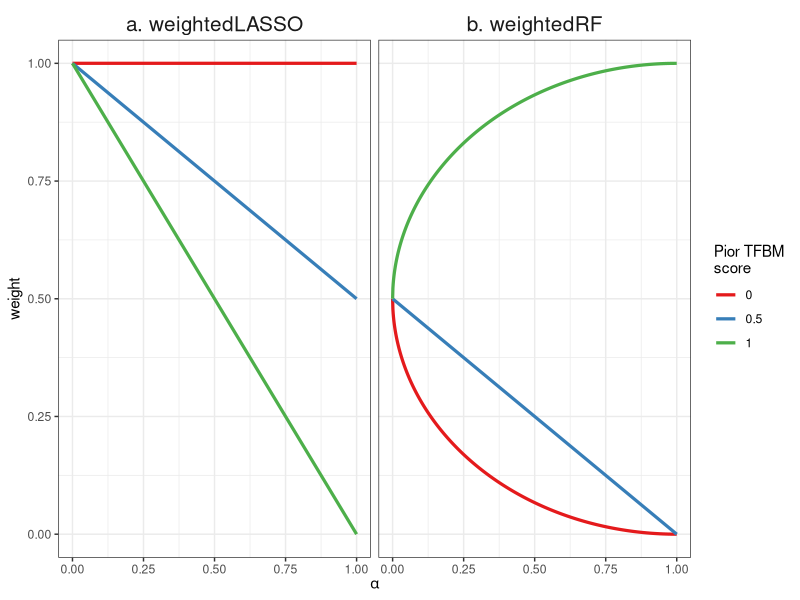

Write R code to recreate this figure. (Note: this script raises an error after producing the figure.)
# this script shows how to visualize the link between TFBM priors and the weights 
# used for model estimation in weightedLASSO and weightedRF
library(tidyr)
library(ggplot2)
library(ggpubr)


ALPHAS <- seq(0,1, by = 0.001)

# the sampling weight to get picked at a decision node
weights_rf <- function(pi, alpha){
  if (pi == 1)
    return(sqrt(1-(alpha-1)^2)+1)
  if(pi==0.5)
    return(1-alpha)
  if(pi == 0)
    return(-sqrt(1-(alpha-1)^2)+1)
}

# the weighte modulating penalty strength in the LASSO
weights_lasso <- function(pi, alpha){
  return(1 - pi * alpha)
}


links <- data.frame("Pi" = rep(c(1, 0.5, 0), each = length(ALPHAS)),
                    "alpha" = rep(ALPHAS, 3),
                    "b. weightedRF" = mapply(weights_rf, rep(c(1, 0.5, 0), each = length(ALPHAS)), rep(ALPHAS, 3))/2,
                    "a. weightedLASSO" = mapply(weights_lasso, rep(c(1, 0.5, 0), each = length(ALPHAS)), rep(ALPHAS, 3)), check.names = F)

link_plot <- links %>%
  gather(key = "method", value = "weight", `b. weightedRF`, `a. weightedLASSO`) %>%
  ggplot(aes(x=alpha, y=weight, color = factor(Pi))) + 
  geom_line(size = 1.1) +
  facet_wrap(~method) + 
  theme_bw()+xlab(expression(alpha))+
  theme(strip.background = element_blank(), 
        strip.text = element_text(size = 15))+
  scale_color_brewer(palette = "Set1", name = "Pior TFBM\nscore")

ggexport(link_plot, filename = "results/link_functions.pdf", width = 7, height = 5)
